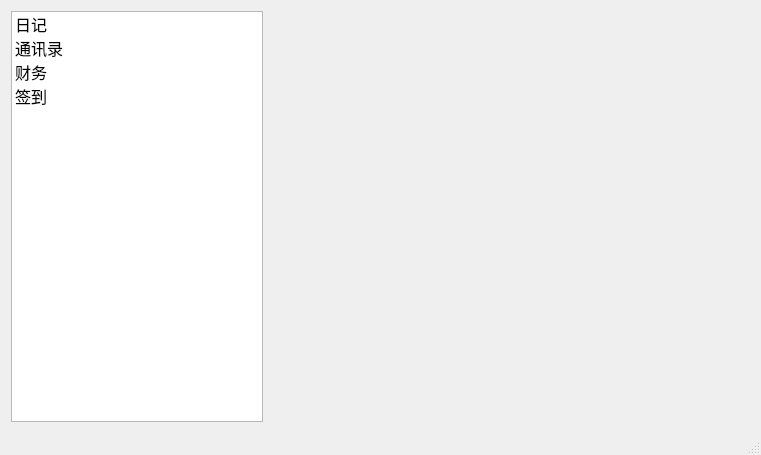
<?xml version="1.0" encoding="UTF-8"?>
<ui version="4.0">
 <class>MainWindow</class>
 <widget class="QMainWindow" name="MainWindow">
  <property name="geometry">
   <rect>
    <x>0</x>
    <y>0</y>
    <width>761</width>
    <height>447</height>
   </rect>
  </property>
  <property name="windowTitle">
   <string>For fun</string>
  </property>
  <property name="windowIcon">
   <iconset resource="image.qrc">
    <normaloff>:/Image/icon.png</normaloff>:/Image/icon.png</iconset>
  </property>
  <property name="styleSheet">
   <string notr="true"/>
  </property>
  <widget class="QWidget" name="centralWidget">
   <layout class="QHBoxLayout" name="horizontalLayout">
    <item>
     <widget class="QListWidget" name="listWidget">
      <property name="styleSheet">
       <string notr="true"/>
      </property>
      <item>
       <property name="text">
        <string>日记</string>
       </property>
       <property name="font">
        <font>
         <pointsize>12</pointsize>
         <weight>50</weight>
         <italic>false</italic>
         <bold>false</bold>
        </font>
       </property>
       <property name="background">
        <brush brushstyle="NoBrush">
         <color alpha="255">
          <red>0</red>
          <green>85</green>
          <blue>255</blue>
         </color>
        </brush>
       </property>
       <property name="foreground">
        <brush brushstyle="NoBrush">
         <color alpha="255">
          <red>0</red>
          <green>0</green>
          <blue>0</blue>
         </color>
        </brush>
       </property>
      </item>
      <item>
       <property name="text">
        <string>通讯录</string>
       </property>
       <property name="font">
        <font>
         <pointsize>12</pointsize>
         <weight>50</weight>
         <italic>false</italic>
         <bold>false</bold>
        </font>
       </property>
       <property name="background">
        <brush brushstyle="NoBrush">
         <color alpha="255">
          <red>0</red>
          <green>170</green>
          <blue>255</blue>
         </color>
        </brush>
       </property>
       <property name="foreground">
        <brush brushstyle="NoBrush">
         <color alpha="255">
          <red>170</red>
          <green>85</green>
          <blue>127</blue>
         </color>
        </brush>
       </property>
      </item>
      <item>
       <property name="text">
        <string>财务</string>
       </property>
       <property name="font">
        <font>
         <pointsize>12</pointsize>
         <weight>50</weight>
         <italic>false</italic>
         <bold>false</bold>
        </font>
       </property>
       <property name="background">
        <brush brushstyle="NoBrush">
         <color alpha="255">
          <red>0</red>
          <green>170</green>
          <blue>255</blue>
         </color>
        </brush>
       </property>
       <property name="foreground">
        <brush brushstyle="NoBrush">
         <color alpha="255">
          <red>0</red>
          <green>0</green>
          <blue>255</blue>
         </color>
        </brush>
       </property>
      </item>
      <item>
       <property name="text">
        <string>签到</string>
       </property>
       <property name="font">
        <font>
         <pointsize>12</pointsize>
         <weight>50</weight>
         <italic>false</italic>
         <bold>false</bold>
        </font>
       </property>
       <property name="background">
        <brush brushstyle="NoBrush">
         <color alpha="255">
          <red>0</red>
          <green>170</green>
          <blue>255</blue>
         </color>
        </brush>
       </property>
       <property name="foreground">
        <brush brushstyle="NoBrush">
         <color alpha="255">
          <red>0</red>
          <green>85</green>
          <blue>0</blue>
         </color>
        </brush>
       </property>
      </item>
     </widget>
    </item>
    <item>
     <widget class="QStackedWidget" name="stackedWidget">
      <property name="minimumSize">
       <size>
        <width>481</width>
        <height>411</height>
       </size>
      </property>
      <property name="styleSheet">
       <string notr="true"/>
      </property>
      <property name="currentIndex">
       <number>-1</number>
      </property>
     </widget>
    </item>
   </layout>
  </widget>
  <widget class="QStatusBar" name="statusBar"/>
 </widget>
 <layoutdefault spacing="6" margin="11"/>
 <resources>
  <include location="image.qrc"/>
 </resources>
 <connections/>
</ui>
